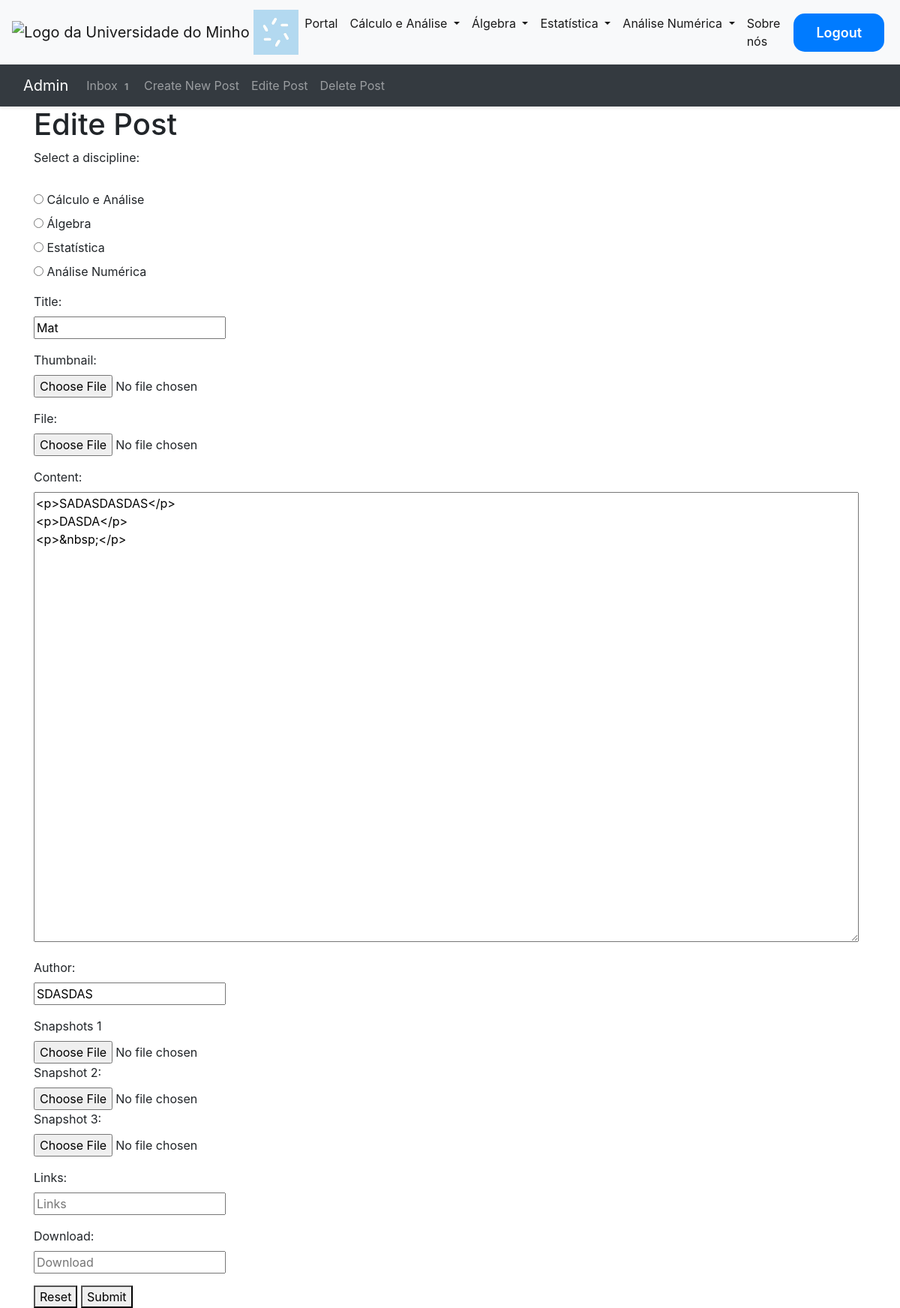
/edit-post/1 (signed in), run on an earlier commit of the app's database.
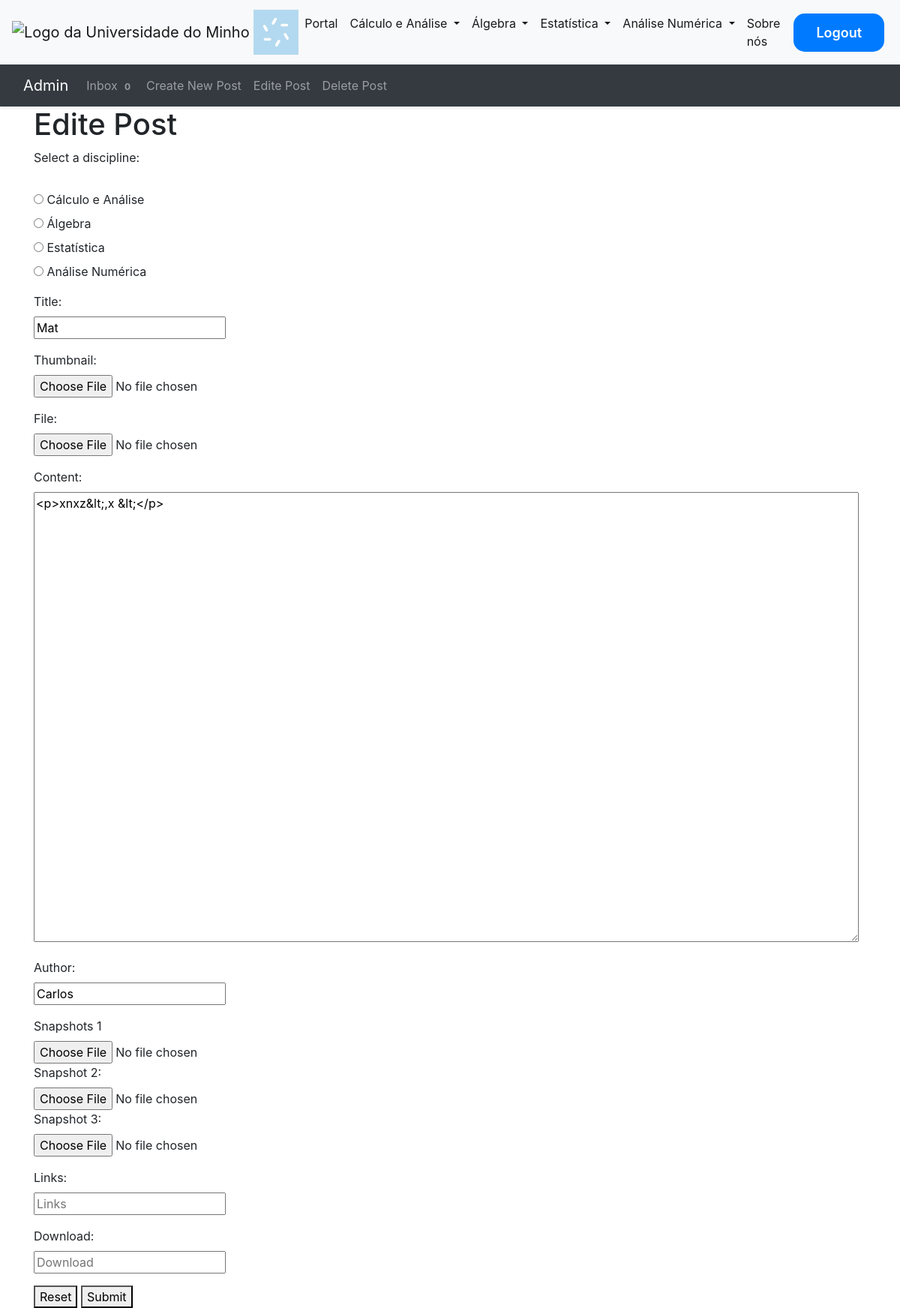
And on a later commit of the database.
### tables this page shows
CREATE TABLE posts
             (id INTEGER PRIMARY KEY AUTOINCREMENT,
              title TEXT,
              content TEXT,
              thumbnail_url TEXT,
              file_url TEXT,
              author TEXT,
              snapshots_1 TEXT,
              snapshots_2 TEXT,
              snapshots_3 TEXT,
              links TEXT,
              download TEXT,
              created_at TIMESTAMP DEFAULT CURRENT_TIMESTAMP, subject TEXT);

### main.py (the view, shortened to what this page needs)
@app.route("/edit-post/<int:post_id>", methods=["GET", "POST"])
def edit_post(post_id):
    if 'email' not in session or session['tipo'] != 'admin':
        flash("Acesso negado!", category='error')
        return redirect("/")
    can_edit = False
    if 'email' in session and session['tipo'] == 'admin':
        can_edit = True
    conn = sqlite3.connect("database.db")
    c = conn.cursor()
    c.execute("SELECT * FROM posts WHERE id=?", (post_id,))
    post = c.fetchone()
    thumbnail_url = post[3] if post[3] else None
    file_url = post[4] if post[4] else None
    snapshots_1_url = post[6] if post[6] else None
    snapshots_2_url = post[7] if post[7] else None
    snapshots_3_url = post[8] if post[8] else None
    links = post[9] if post[9] else None
    download = post[10] if post[10] else None
    conn = sqlite3.connect("database.db")
    c = conn.cursor()
    c.execute("SELECT * FROM forms")
    forms = c.fetchall()
    conn.close()
    conn = sqlite3.connect("database.db")
    c = conn.cursor()
    c.execute("SELECT * FROM posts")
    posts = c.fetchall()
    conn.close()
    return render_template("edit_post.html", post=post, can_edit=can_edit,forms=forms,posts=posts)

### templates/edit_post.html
{% extends "base.html" %}
{% block content %}
<div class="container">
  <h1>Edite Post</h1>
  <form method="post" enctype="multipart/form-data">
    <div class="form-group">
      <label for="discipline">Select a discipline:</label>
      <br>
      <label for="discipline_math">
        <input type="radio" id="calculo_analise" name="subject" value="calculo_analise" required>
        Cálculo e Análise
      </label>
      <label for="discipline_science">
        <input type="radio" id="algebra" name="subject" value="algebra">
        Álgebra
      </label>
      <label for="discipline_history">
        <input type="radio" id="estatistica" name="subject" value="estatistica">
        Estatística
      </label>
      <label for="discipline_language">
        <input type="radio" id="analise_numerica" name="subject" value="analise_numerica">
        Análise Numérica
      </label>
    </div>
    <div class="form-group">
      <label for="title">Title:</label>
      <input type="text" id="title" name="title" placeholder="Title" value="{{ post[1] }}" required>
    </div>
    <div class="form-group">
      <label for="thumbnail">Thumbnail:</label>
      <input type="file" id="thumbnail" name="thumbnail">
    </div>
    <div class="form-group">
      <label for="file">File:</label>
      <input type="file" id="file" name="file">
    </div>
    <div class="form-group">
      <label for="content">Content:</label>
      <textarea id="content" name="content" placeholder="Content">{{ post[2] }}</textarea>
    </div>
    <div class="form-group">
      <label for="author">Author:</label>
      <input type="text" id="author" name="author" placeholder="Author" value="{{ post[5] }}" required>
    </div>
    <div class="form-group">
      <label for="snapshots_1">Snapshots 1</label>
      <input type="file" id="snapshots_1" name="snapshots_1">
      <label for="snapshots_2">Snapshot 2:</label>
      <input type="file" id="snapshots_2" name="snapshots_2">
      <label for="snapshots_3">Snapshot 3:</label>
      <input type="file" id="snapshots_3" name="snapshots_3">
    </div>
    <div class="form-group">
      <label for="links">Links:</label>
      <input type="text" id="links" name="links" placeholder="Links" value="{{ post[9] }}">
    </div>
    <div class="form-group">
      <label for="download">Download:</label>
      <input type="text" id="download" name="download" placeholder="Download" value="{{ post[10] }}">
    </div>
    <button type="reset">Reset</button>
    <button type="submit">Submit</button>
  </form>
</div>
{% endblock %}

What changed in the data, as far as the page shows it:
changed posts "Mat": content "<p>SADASDASDAS</p> <p>DASDA</p> <p>&nbsp;</p>" → "<p>xnxz&lt;,x &lt;</p>"; author "SDASDAS" → "Carlos"
Also different on the page:
text no longer shown: "1"
text now shown: "0"
